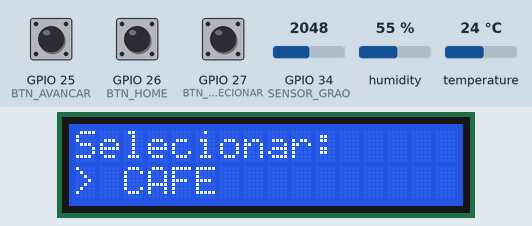
Recording of a sketch running on a simulated ESP32. On the bench: 16×2 character LCD. Inputs (shaded band) come from the test bench; at power-on: GPIO 27 (BTN_SELECIONAR) HIGH, GPIO 25 (BTN_AVANCAR) HIGH, GPIO 26 (BTN_HOME) HIGH, GPIO 34 (SENSOR_GRAO) = 2048, humidity 55 %, temperature 24 °C. Nothing arrives over Bluetooth unless stated.

Above: at 3.2 s.
3.3 s: GPIO 27 (BTN_SELECIONAR) pulled LOW for 1 s
At 5.5 s:
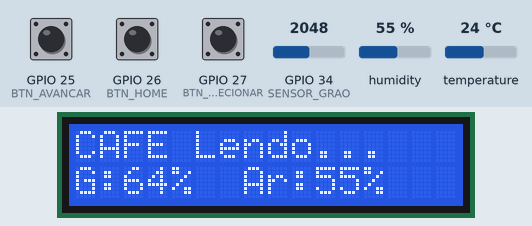
5.8 s: GPIO 25 (BTN_AVANCAR) pulled LOW for 0.15 s
At 7.0 s:
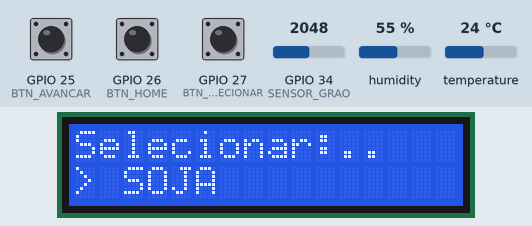
7.7 s: GPIO 27 (BTN_SELECIONAR) pulled LOW for 0.15 s
At 8.4 s:
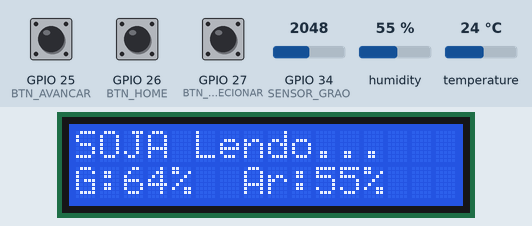
9.5 s: GPIO 25 (BTN_AVANCAR) pulled LOW for 1 s
At 11.2 s:
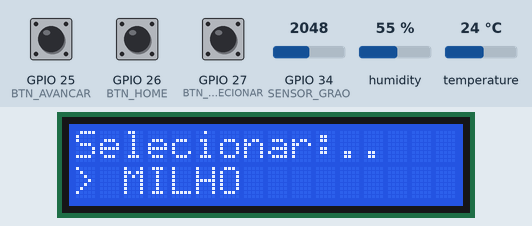
12.0 s: GPIO 25 (BTN_AVANCAR) pulled LOW for 0.15 s
At 12.6 s:
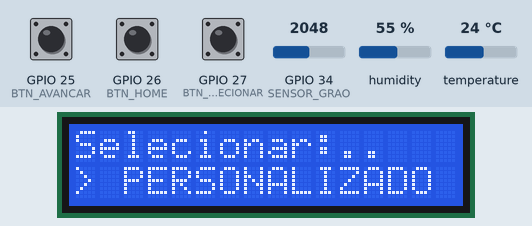
13.7 s: GPIO 27 (BTN_SELECIONAR) pulled LOW for 0.15 s
At 15.1 s:
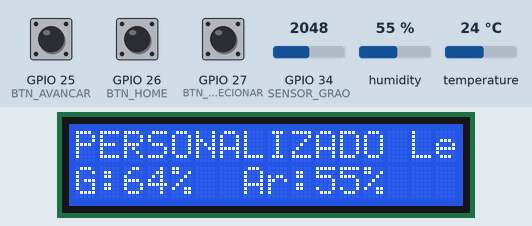
Timing chart, 0 to 16.4 s (numbered marks = the images above; inputs shaded):
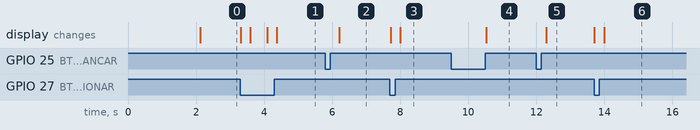

Measured:
- after the input at 3.3 s, the display: first changes at once (image 1 shows a later state)
- after the input at 5.8 s, the display: changes after 0.40 s (image 2)
- after the input at 7.7 s, the display: first changes at once (image 3 shows a later state)
- after the input at 9.5 s, the display: changes after 1.0 s (image 4)
- after the input at 12.0 s, the display: changes after 0.30 s (image 5)
- after the input at 13.7 s, the display: first changes at once (image 6 shows a later state)

The sketch:

sensorconectado.ino
```cpp
#include <Wire.h>
#include <LiquidCrystal_I2C.h>
#include <DHT.h>
#include <BluetoothSerial.h>

// --- CONFIGURAÇÕES DOS SENSORES ---
#define DHTPIN 18
#define DHTTYPE DHT22
#define SENSOR_GRAO 34
DHT dht(DHTPIN, DHTTYPE);

// --- CONFIGURAÇÃO BLUETOOTH ---
BluetoothSerial SerialBT;

// --- CONFIGURAÇÃO LCD ---
LiquidCrystal_I2C lcd(0x27, 16, 2);

// --- PINOS DOS BOTÕES ---
const int BTN_AVANCAR    = 25;
const int BTN_HOME       = 26;
const int BTN_SELECIONAR = 27;

// --- VARIÁVEIS DE CONTROLE ---
int opcao = 0;
const int totalOpcoes = 4;
String itens[] = {"CAFE", "SOJA", "MILHO", "PERSONALIZADO"};
bool confirmado = false;

void setup() {
  // Inicializa Comunicações
  Wire.begin(32, 33);
  SerialBT.begin("Medidor_Graos_AnaClara"); // Nome do Bluetooth
  lcd.init();
  lcd.backlight();
  dht.begin();

  // Configura Botões
  pinMode(BTN_AVANCAR, INPUT_PULLUP);
  pinMode(BTN_SELECIONAR, INPUT_PULLUP);
  pinMode(BTN_HOME, INPUT_PULLUP);

  lcd.setCursor(0, 0);
  lcd.print("SISTEMA ONLINE");
  lcd.setCursor(0, 1);
  lcd.print("BLUETOOTH ATIVO");
  delay(2000);
  lcd.clear();
}

void loop() {
  // --- LÓGICA DE NAVEGAÇÃO (BOTÕES) ---
  if (digitalRead(BTN_AVANCAR) == LOW) {
    confirmado = false;
    opcao = (opcao + 1) % totalOpcoes;
    delay(250);
    while(digitalRead(BTN_AVANCAR) == LOW);
  }

  if (digitalRead(BTN_SELECIONAR) == LOW) {
    confirmado = true;
    lcd.clear();
    delay(250);
  }

  if (digitalRead(BTN_HOME) == LOW) {
    confirmado = false;
    lcd.clear();
    delay(250);
  }

  // --- INTERFACE E PROCESSAMENTO ---
  if (!confirmado) {
    // TELA DE MENU
    lcd.setCursor(0, 0);
    lcd.print("Selecionar:");
    lcd.setCursor(0, 1);
    lcd.print("> " + itens[opcao] + "           ");
  }
  else {
    // MODO LEITURA E TRANSMISSÃO
    float umidAr = dht.readHumidity();
    int leituraGrao = analogRead(SENSOR_GRAO);

    // Calibração: 3200 (seco) a 1400 (úmido) - ajuste conforme teste
    int umidPorcent = map(leituraGrao, 3200, 1400, 0, 100);
    umidPorcent = constrain(umidPorcent, 0, 100);

    // Mostra no LCD
    lcd.setCursor(0, 0);
    lcd.print(itens[opcao] + " Lendo...");
    lcd.setCursor(0, 1);
    lcd.print("G:"); lcd.print(umidPorcent); lcd.print("%  ");
    lcd.print("Ar:"); lcd.print((int)umidAr); lcd.print("% ");

    // TRANSMISSÃO VIA BLUETOOTH
    // Formato CSV (fácil de copiar para Excel/Análise posterior)
    SerialBT.print(itens[opcao]);
    SerialBT.print(",");
    SerialBT.print(umidPorcent);
    SerialBT.print(",");
    SerialBT.println(umidAr);

    delay(500); // Envia dados a cada meio segundo
  }
}
```
